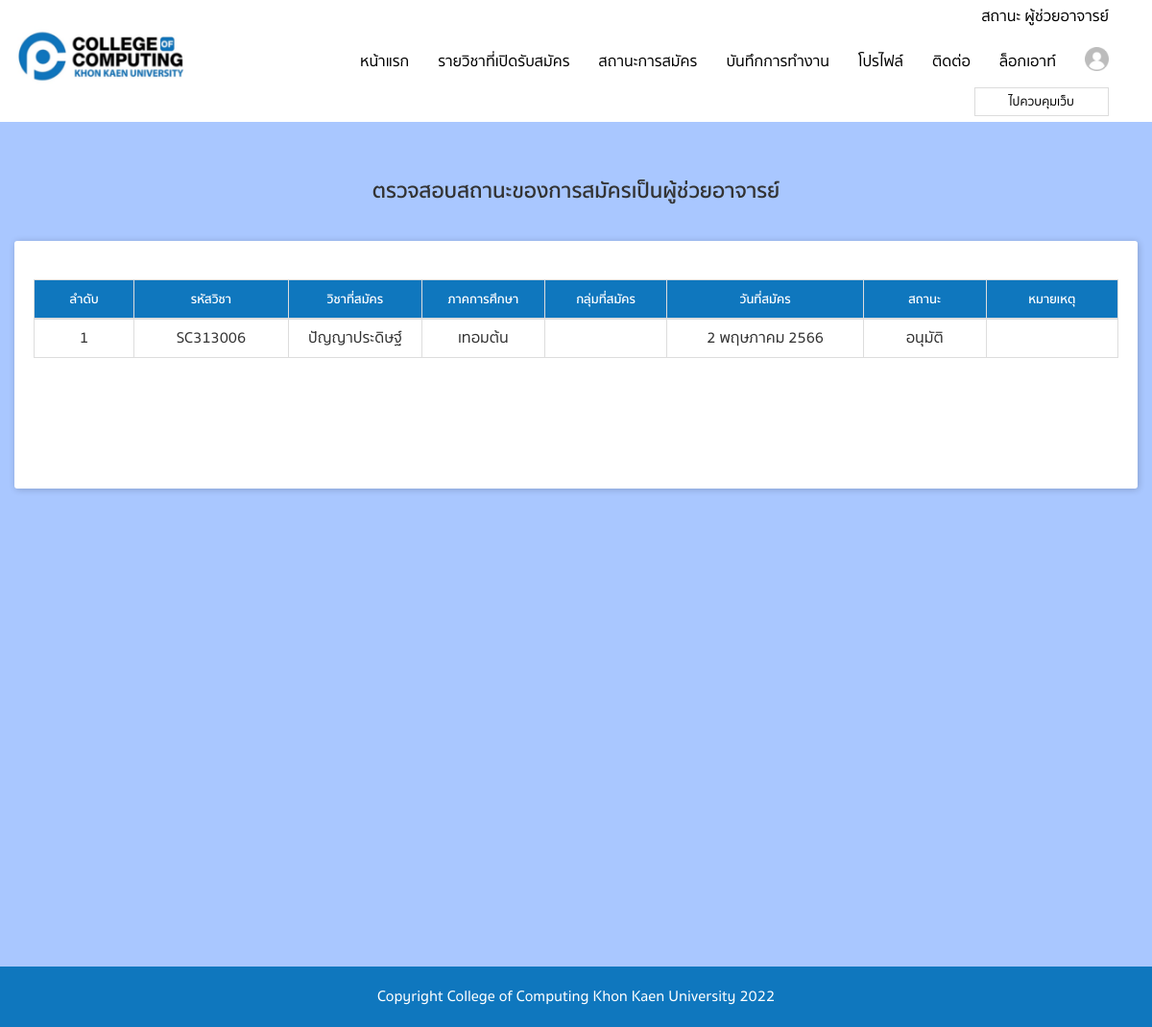
The app's page /steacher/status.php (signed in) with its own data.
### tables this page shows
CREATE TABLE `student_paper` (
  `pk` int(11) NOT NULL,
  `student` text NOT NULL,
  `price1` text NOT NULL,
  `price2` text NOT NULL,
  `price3` text NOT NULL,
  `price4` text NOT NULL,
  `price5` text NOT NULL,
  `subject` text NOT NULL,
  `create_date` text NOT NULL,
  `create_date2` text NOT NULL,
  `create_time` text NOT NULL,
  `status` text NOT NULL,
  `pricesave` text,
  `create_by` text NOT NULL,
  `note_data` text,
  `note_data2` text NOT NULL,
  `grade` float NOT NULL
);

CREATE TABLE `classdata` (
  `pk` int(11) NOT NULL,
  `data1` text NOT NULL,
  `data2` text NOT NULL,
  `data3` text NOT NULL,
  `data4` text NOT NULL,
  `data5` text NOT NULL,
  `data6` text NOT NULL,
  `data7` text NOT NULL,
  `data8` text NOT NULL,
  `data9` text NOT NULL,
  `data10` text NOT NULL,
  `create_date` text NOT NULL,
  `create_date2` text NOT NULL,
  `create_by` text NOT NULL,
  `create_time` text NOT NULL,
  `datafile` text NOT NULL,
  `data11` text NOT NULL,
  `data12` text NOT NULL,
  `chk1` text NOT NULL,
  `chk2` text NOT NULL,
  `startdate` text NOT NULL,
  `enddate` text NOT NULL,
  `data42` text NOT NULL,
  `data32` text NOT NULL,
  `data13` text NOT NULL,
  `data14` text NOT NULL,
  `data15` text NOT NULL,
  `data16` text NOT NULL,
  `chk3` text NOT NULL,
  `datachk30` text NOT NULL,
  `datachk31` text NOT NULL,
  `chk4` text NOT NULL,
  `datachk4` text NOT NULL,
  `datachk41` text NOT NULL,
  `chk5` text NOT NULL,
  `datachk5` text NOT NULL,
  `datachk51` text NOT NULL,
  `chk6` text NOT NULL,
  `datachk6` text NOT NULL,
  `datachk61` text NOT NULL,
  `tri` text NOT NULL,
  `datatri` text NOT NULL,
  `tri2` text NOT NULL,
  `datatri2` text NOT NULL,
  `tri3` text NOT NULL,
  `datatri3` text NOT NULL,
  `tri4` text NOT NULL,
  `datatri4` text NOT NULL,
  `tri5` text NOT NULL,
  `datatri5` text NOT NULL,
  `grade` float NOT NULL
);

CREATE TABLE `drop_term` (
  `pk` int(11) NOT NULL,
  `name` text NOT NULL
);

CREATE TABLE `drop_status` (
  `pk` int(11) NOT NULL,
  `name` text NOT NULL,
  `status` text NOT NULL
);

### steacher/status.php (the view, shortened to what this page needs)
<?php
include('header.php');
?>
<div id="wrapper" class="container">
  <h1 id="page-title"> ตรวจสอบสถานะของการสมัครเป็นผู้ช่วยอาจารย์  </h1>
  <div class="row">
  <div class="row">
    <div class="col-md-12">
      <div class="announce-item">
     	<div class="table-responsive" style="margin-top: 15px;" >
		<table class="table table-bordered tablemobile" >
		<thead>
		<tr>
			<th width="4%" bgcolor="#FFF"><div align="center">
			<font size="2px" color="white" color="black"> ลำดับ </font></div></th>
			<th width="5%" bgcolor="#FFF"><div align="center">
			<font size="2px" color="white"> รหัสวิชา </font></div></th>
			<th width="5%" bgcolor="#FFF"><div align="center">
			<font size="2px" color="white"> วิชาที่สมัคร </font></div></th>
			<th width="5%" bgcolor="#FFF"><div align="center">
			<font size="2px" color="white"> ภาคการศึกษา </font></div></th>
			<th width="5%" bgcolor="#FFF"><div align="center">
			<font size="2px" color="white"> กลุ่มที่สมัคร </font></div></th>
			<th width="8%" bgcolor="#FFF"><div align="center">
			<font size="2px" color="white"> วันที่สมัคร </font></div></th>
			<th width="5%" bgcolor="#FFF"><div align="center">
			<font size="2px" color="white"> สถานะ </font></div></th>
			<th width="5%" bgcolor="#FFF"><div align="center">
			<font size="2px" color="white"> หมายเหตุ </font></div></th>
		</tr>
		</thead>
			<?php
				$i = 1;
				$sql = "SELECT * FROM student_paper where student != '' and student = '".$_SESSION["UserID3"]."'  order by pk desc ";
				$query = mysqli_query($con,$sql);
				while($objResult = mysqli_fetch_array($query))
				{
					$secg = $objResult["section_group"];
					$sql2 = "SELECT * FROM classdata Where  pk = '". $objResult["subject"] ."' ";
					$query2 = mysqli_query($objCon,$sql2);
					while($objResult2 = mysqli_fetch_array($query2))
					{
							$data1 = $objResult2["data1"];
							$data2 = $objResult2["data2"];
							$data8 = $objResult2["data8"];
					}
						$namedrop_term = "";
						$sql2 = "SELECT * FROM drop_term where  name = '".$data8."'  order by pk asc  ";
						$query2 = mysqli_query($objCon,$sql2);
						while($objResult2 = mysqli_fetch_array($query2))
						{
						  $namedrop_term = $objResult2["name"];
						}
						$namedrop_status = "";
						$sql2 = "SELECT * FROM drop_status where  status = '".$objResult["status"]."'  order by pk asc  ";
						$query2 = mysqli_query($objCon,$sql2);
						while($objResult2 = mysqli_fetch_array($query2))
						{
						  $namedrop_status = $objResult2["name"];
						}
			?>
			<tr onMouseover="this.style.backgroundColor='yellow';" onMouseout="this.style.backgroundColor='white';">
			<td><div align="center"><font size="3px" class="serif2"><?php echo $i;?></font></div></td>
			<td><div align="center"><font size="3px" class="serif2"><?php echo $data1;?></font></div></td>
			<td><div align="center"><font size="3px" class="serif2"><?php echo $data2;?></font></div></td>
			<td><div align="center"><font size="3px" class="serif2"><?php echo $namedrop_term;?></font></div></td>
			<td><div align="center"><font size="3px" class="serif2"><?php echo substr($secg, 0, -1);?></font></div></td>
			<td><div align="center"><font size="3px" class="serif2"><?php echo DateThai($objResult["create_date"])." ".DateThai2($objResult["create_date"]);?></font></div></td>
			<td><div align="center"><font size="3px" class="serif2"><?php echo $namedrop_status;?> </font></div></td>
			<td><div align="center"><font size="3px" class="serif2"><?php echo ($objResult["note_data"]);?> </font></div></td>
			</tr>
			<?php $i++; } ?>
		</table>
		</div>
		<br><br><bR><br>
	</div>
	</div>
	</div>
  </div>
</div>
<?php
include('footer.php');
?>

### steacher/css/style.css (style rules this page uses)
html, body { font-family: sukhumvit; font-size: 16px; }
* { box-sizing: border-box; }
h1, h2, h3, h4, h5, h6, strong { font-family: sukhumvit-bold; }
th { font-family: sukhumvit-bold; }
thead th { background-color: var(--main-color); color: var(--white-color); }
#main-page { background-color: var(--second-color); }
#wrapper { min-height: 100vh; margin-top: 40px; margin-bottom: 40px; }
#page-title { text-align: center; font-size: 22px; font-family: sukhumvit-bold; margin-bottom: 40px; }
.announce-item { background-color: #fff; padding: 25px 20px; border-radius: 3px; box-shadow: 1px 1px 7px rgb(0 0 0 / 20%); margin-bottom: 20px; }
:root { --main-color: rgb(15,119,190); --second-color: rgb(229,245,255); --white-color: rgb(255,255,255); --black-color: rgb(0,0,0); }

### records on screen
student_paper: classdata.data1 "SC313006", classdata.data2 "ปัญญาประดิษฐ์", drop_term.name "เทอมต้น", create_date "2", create_date "พฤษภาคม 2566", drop_status.name "อนุมัติ"
